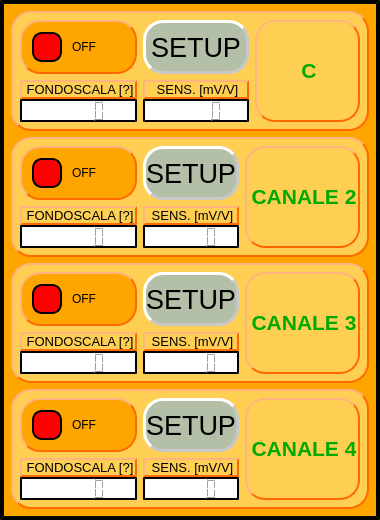
       <widget class="QWidget" name="Wid_L" native="true">
        <property name="styleSheet">
         <string notr="true">QWidget {
	background-color:orange; 
	border-style: outset;
    border-width: 4px;
    border-color: black;
}
</string>
        </property>
        <layout class="QVBoxLayout" name="verticalLayout">
         <item>
          <widget class="QWidget" name="widget_8" native="true">
           <property name="styleSheet">
            <string notr="true">QWidget {
	background-color:rgb(255, 207, 84); 
	border-style: outset;
    border-width: 2px;
    border-color: rgb(255, 106, 0);
	border-radius: 20px;
}</string>
           </property>
           <layout class="QGridLayout" name="gridLayout_40">
            <item row="0" column="2" rowspan="4">
             <layout class="QGridLayout" name="gridLayout_41">
              <item row="0" column="0">
               <widget class="QLabel" name="label_toggle_CHN_1">
                <property name="styleSheet">
                 <string notr="true">QLabel {
    border: 2px solid black;
    border-radius: 10px;
	background-color:rgb(255, 207, 84); 
	border-style: outset;
    border-width: 2px;
    border-color: rgb(255, 106, 0);
	border-radius: 20px;
}
QLabel{
	color: rgb(0,0,0);
}</string>
                </property>
                <property name="text">
                 <string>&lt;html&gt;&lt;head/&gt;&lt;body&gt;&lt;p align=&quot;center&quot;&gt;&lt;span style=&quot; font-size:16pt; font-weight:700; color:#00aa00;&quot;&gt;C&lt;/span&gt;&lt;/p&gt;&lt;/body&gt;&lt;/html&gt;</string>
                </property>
               </widget>
              </item>
             </layout>
            </item>
            <item row="0" column="1" rowspan="2">
             <layout class="QGridLayout" name="gridLayout_9">
              <item row="0" column="0" rowspan="2">
               <widget class="QPushButton" name="pushButton_setup_CH1">
                <property name="maximumSize">
                 <size>
                  <width>20000</width>
                  <height>20000</height>
                 </size>
                </property>
                <property name="font">
                 <font>
                  <pointsize>20</pointsize>
                  <italic>false</italic>
                  <bold>false</bold>
                  <underline>false</underline>
                 </font>
                </property>
                <property name="cursor">
                 <cursorShape>PointingHandCursor</cursorShape>
                </property>
                <property name="styleSheet">
                 <string notr="true">QPushButton {
	background-color:rgb(180, 191, 168); 
	border-style: outset;
    border-width: 3px;
    border-color:rgb(200, 200, 200);
	border-radius: 20px;
	color: rgb(0,0,0);
}

QPushButton::pressed{
	border-width: 3px;
	border-color: rgb(121, 121, 121);
	background-color:rgb(99, 99, 99);
	color: rgb(0, 0, 0);
}</string>
                </property>
                <property name="text">
                 <string>SETUP</string>
                </property>
               </widget>
              </item>
             </layout>
            </item>
            <item row="2" column="1" rowspan="2">
             <layout class="QGridLayout" name="gridLayout_42">
              <property name="verticalSpacing">
               <number>0</number>
              </property>
              <item row="2" column="0">
               <widget class="QLCDNumber" name="lcdNumber_CH1">
                <property name="styleSheet">
                 <string notr="true">QWidget {
	background-color:white; 
	border-style: outset;
    border-width: 2px;
    border-color: black;
}
QLCDNumber{
	color: rgb(0,0,0);
}
</string>
                </property>
               </widget>
              </item>
              <item row="1" column="0">
               <widget class="QLabel" name="label_sensCH1">
                <property name="styleSheet">
                 <string notr="true">QLabel{
	color: rgb(0,0,0);
}
</string>
                </property>
                <property name="text">
                 <string>&lt;html&gt;&lt;head/&gt;&lt;body&gt;&lt;p align=&quot;center&quot;&gt;&lt;span style=&quot; font-size:10pt;&quot;&gt;SENS. [mV/V]&lt;/span&gt;&lt;/p&gt;&lt;/body&gt;&lt;/html&gt;</string>
                </property>
                <property name="textFormat">
                 <enum>Qt::RichText</enum>
                </property>
               </widget>
              </item>
             </layout>
            </item>
            <item row="0" column="0" rowspan="2">
             <layout class="QGridLayout" name="gridLayout_43">
              <item row="0" column="0">
               <widget class="QCheckBox" name="checkBox_CH1">
                <property name="cursor">
                 <cursorShape>PointingHandCursor</cursorShape>
                </property>
                <property name="styleSheet">
                 <string notr="true">QCheckBox {
    spacing: 10px;
	color: rgb(0, 0, 0);
	Background-color:orange;
	padding: 10px;
	font: 700 12pt &quot;Segoe UI&quot;;
}

QCheckBox::indicator {
    width: 26px;
    height: 26px;
	Background-color: green;
	border-width: 2px;
    border-radius: 10px;
    border-color: black;
    border-style: outset;
}

QCheckBox::indicator:unchecked {
	width: 26px;
    height: 26px;
	Background-color:red;
	border-width: 2px;
    border-radius: 10px;
    border-color: black;
    border-style: outset;
}


</string>
                </property>
                <property name="text">
                 <string>OFF</string>
                </property>
               </widget>
              </item>
             </layout>
            </item>
            <item row="2" column="0" rowspan="2">
             <layout class="QGridLayout" name="gridLayout_44">
              <property name="verticalSpacing">
               <number>0</number>
              </property>
              <item row="0" column="0" colspan="2">
               <widget class="QLabel" name="label_CH1">
                <property name="styleSheet">
                 <string notr="true">QLabel{
	color: rgb(0,0,0);
}
</string>
                </property>
                <property name="text">
                 <string>&lt;html&gt;&lt;head/&gt;&lt;body&gt;&lt;p align=&quot;center&quot;&gt;&lt;span style=&quot; font-size:10pt;&quot;&gt;FONDOSCALA [?]&lt;/span&gt;&lt;/p&gt;&lt;/body&gt;&lt;/html&gt;</string>
                </property>
                <property name="textFormat">
                 <enum>Qt::RichText</enum>
                </property>
               </widget>
              </item>
              <item row="1" column="0" colspan="2">
               <widget class="QLCDNumber" name="lcdNumber_CH1_2">
                <property name="minimumSize">
                 <size>
                  <width>0</width>
                  <height>0</height>
                 </size>
                </property>
                <property name="styleSheet">
                 <string notr="true">QWidget {
	background-color:white; 
	border-style: outset;
    border-width: 2px;
    border-color: black;
}
QLCDNumber{
	color: rgb(0,0,0);
}
</string>
                </property>
               </widget>
              </item>
             </layout>
            </item>
           </layout>
          </widget>
         </item>
         <item>
          <widget class="QWidget" name="widget_7" native="true">
           <property name="styleSheet">
            <string notr="true">QWidget {
	background-color:rgb(255, 207, 84); 
	border-style: outset;
    border-width: 2px;
    border-color: rgb(255, 106, 0);
	border-radius: 20px;
}</string>
           </property>
           <layout class="QGridLayout" name="gridLayout_35">
            <item row="0" column="2" rowspan="4">
             <layout class="QGridLayout" name="gridLayout_36">
              <item row="0" column="0">
               <widget class="QLabel" name="label_toggle_CHN_2">
                <property name="styleSheet">
                 <string notr="true">QLabel {
    border: 2px solid black;
    border-radius: 10px;
	background-color:rgb(255, 207, 84); 
	border-style: outset;
    border-width: 2px;
    border-color: rgb(255, 106, 0);
	border-radius: 20px;
}
QLabel{
	color: rgb(0,0,0);
}</string>
                </property>
                <property name="text">
                 <string>&lt;html&gt;&lt;head/&gt;&lt;body&gt;&lt;p align=&quot;center&quot;&gt;&lt;span style=&quot; font-size:16pt; font-weight:700; color:#00aa00;&quot;&gt;CANALE 2&lt;/span&gt;&lt;/p&gt;&lt;/body&gt;&lt;/html&gt;</string>
                </property>
               </widget>
              </item>
             </layout>
            </item>
            <item row="0" column="1" rowspan="2">
             <layout class="QGridLayout" name="gridLayout_8">
              <item row="0" column="0" rowspan="2">
               <widget class="QPushButton" name="pushButton_setup_CH2">
                <property name="maximumSize">
                 <size>
                  <width>20000</width>
                  <height>20000</height>
                 </size>
                </property>
                <property name="font">
                 <font>
                  <pointsize>20</pointsize>
                  <italic>false</italic>
                  <bold>false</bold>
                  <underline>false</underline>
                 </font>
                </property>
                <property name="cursor">
                 <cursorShape>PointingHandCursor</cursorShape>
                </property>
                <property name="styleSheet">
                 <string notr="true">QWidget {
	background-color:rgb(180, 191, 168); 
	border-style: outset;
    border-width: 3px;
    border-color:rgb(200, 200, 200);
	border-radius: 20px;
}
QPushButton{
	color: rgb(0,0,0);
}
QPushButton::pressed{
	border-width: 3px;
	border-color: rgb(121, 121, 121);
	background-color:rgb(99, 99, 99);
	color: rgb(0, 0, 0);
}</string>
                </property>
                <property name="text">
                 <string>SETUP</string>
                </property>
               </widget>
              </item>
             </layout>
            </item>
            <item row="2" column="1" rowspan="2">
             <layout class="QGridLayout" name="gridLayout_37">
              <property name="verticalSpacing">
               <number>0</number>
              </property>
              <item row="2" column="0">
               <widget class="QLCDNumber" name="lcdNumber_CH2">
                <property name="styleSheet">
                 <string notr="true">QWidget {
	background-color:white; 
	border-style: outset;
    border-width: 2px;
    border-color: black;
}
QLCDNumber{
	color: rgb(0,0,0);
}
</string>
                </property>
               </widget>
              </item>
              <item row="1" column="0">
               <widget class="QLabel" name="label_CH2">
                <property name="styleSheet">
                 <string notr="true">QLabel{
	color: rgb(0,0,0);
}
</string>
                </property>
                <property name="text">
                 <string>&lt;html&gt;&lt;head/&gt;&lt;body&gt;&lt;p align=&quot;center&quot;&gt;&lt;span style=&quot; font-size:10pt;&quot;&gt;SENS. [mV/V]&lt;/span&gt;&lt;/p&gt;&lt;/body&gt;&lt;/html&gt;</string>
                </property>
                <property name="textFormat">
                 <enum>Qt::RichText</enum>
                </property>
               </widget>
              </item>
             </layout>
            </item>
            <item row="0" column="0" rowspan="2">
             <layout class="QGridLayout" name="gridLayout_38">
              <item row="0" column="0">
               <widget class="QCheckBox" name="checkBox_CH2">
                <property name="cursor">
                 <cursorShape>PointingHandCursor</cursorShape>
                </property>
                <property name="styleSheet">
                 <string notr="true">QCheckBox {
    spacing: 10px;
	color: rgb(0, 0, 0);
	Background-color:orange;
	padding: 10px;
	font: 700 12pt &quot;Segoe UI&quot;;
}

QCheckBox::indicator {
    width: 26px;
    height: 26px;
	Background-color: green;
	border-width: 2px;
    border-radius: 10px;
    border-color: black;
    border-style: outset;
}

QCheckBox::indicator:unchecked {
	width: 26px;
    height: 26px;
	Background-color: red;
	border-width: 2px;
    border-radius: 10px;
    border-color: black;
    border-style: outset;
}


</string>
                </property>
                <property name="text">
                 <string>OFF</string>
                </property>
               </widget>
              </item>
             </layout>
            </item>
            <item row="2" column="0" rowspan="2">
             <layout class="QGridLayout" name="gridLayout_39">
              <property name="verticalSpacing">
               <number>0</number>
              </property>
              <item row="0" column="0" colspan="2">
               <widget class="QLabel" name="label_CH2_2">
                <property name="styleSheet">
                 <string notr="true">QLabel{
	color: rgb(0,0,0);
}
</string>
                </property>
                <property name="text">
                 <string>&lt;html&gt;&lt;head/&gt;&lt;body&gt;&lt;p align=&quot;center&quot;&gt;&lt;span style=&quot; font-size:10pt;&quot;&gt;FONDOSCALA [?]&lt;/span&gt;&lt;/p&gt;&lt;/body&gt;&lt;/html&gt;</string>
                </property>
                <property name="textFormat">
                 <enum>Qt::RichText</enum>
                </property>
               </widget>
              </item>
              <item row="1" column="0" colspan="2">
               <widget class="QLCDNumber" name="lcdNumber_CH2_2">
                <property name="minimumSize">
                 <size>
                  <width>0</width>
                  <height>0</height>
                 </size>
                </property>
                <property name="styleSheet">
                 <string notr="true">QWidget {
	background-color:white; 
	border-style: outset;
    border-width: 2px;
    border-color: black;
}
QLCDNumber{
	color: rgb(0,0,0);
}
</string>
                </property>
               </widget>
              </item>
             </layout>
            </item>
           </layout>
          </widget>
         </item>
         <item>
          <widget class="QWidget" name="widget_6" native="true">
           <property name="styleSheet">
            <string notr="true">QWidget {
	background-color:rgb(255, 207, 84); 
	border-style: outset;
    border-width: 2px;
    border-color: rgb(255, 106, 0);
	border-radius: 20px;
}</string>
           </property>
           <layout class="QGridLayout" name="gridLayout_30">
            <item row="0" column="2" rowspan="4">
             <layout class="QGridLayout" name="gridLayout_31">
              <item row="0" column="0">
               <widget class="QLabel" name="label_toggle_CHN_3">
                <property name="styleSheet">
                 <string notr="true">QLabel {
    border: 2px solid black;
    border-radius: 10px;
	background-color:rgb(255, 207, 84); 
	border-style: outset;
    border-width: 2px;
    border-color: rgb(255, 106, 0);
	border-radius: 20px;
}
QLabel{
	color: rgb(0,0,0);
}</string>
                </property>
                <property name="text">
                 <string>&lt;html&gt;&lt;head/&gt;&lt;body&gt;&lt;p align=&quot;center&quot;&gt;&lt;span style=&quot; font-size:16pt; font-weight:700; color:#00aa00;&quot;&gt;CANALE 3&lt;/span&gt;&lt;/p&gt;&lt;/body&gt;&lt;/html&gt;</string>
                </property>
               </widget>
              </item>
             </layout>
            </item>
            <item row="0" column="1" rowspan="2">
             <layout class="QGridLayout" name="gridLayout_7">
              <item row="0" column="0" rowspan="2">
               <widget class="QPushButton" name="pushButton_setup_CH3">
                <property name="maximumSize">
                 <size>
                  <width>20000</width>
                  <height>20000</height>
                 </size>
                </property>
                <property name="font">
                 <font>
                  <pointsize>20</pointsize>
                  <italic>false</italic>
                  <bold>false</bold>
                  <underline>false</underline>
                 </font>
                </property>
                <property name="cursor">
                 <cursorShape>PointingHandCursor</cursorShape>
                </property>
                <property name="styleSheet">
                 <string notr="true">QWidget {
	background-color:rgb(180, 191, 168); 
	border-style: outset;
    border-width: 3px;
    border-color:rgb(200, 200, 200);
	border-radius: 20px;
}
QPushButton{
	color: rgb(0,0,0);
}
QPushButton::pressed{
	border-width: 3px;
	border-color: rgb(121, 121, 121);
	background-color:rgb(99, 99, 99);
	color: rgb(0, 0, 0);
}</string>
                </property>
                <property name="text">
                 <string>SETUP</string>
                </property>
               </widget>
              </item>
             </layout>
            </item>
            <item row="2" column="1" rowspan="2">
             <layout class="QGridLayout" name="gridLayout_32">
              <property name="verticalSpacing">
               <number>0</number>
              </property>
              <item row="2" column="0">
               <widget class="QLCDNumber" name="lcdNumber_CH3">
                <property name="styleSheet">
                 <string notr="true">QWidget {
	background-color:white; 
	border-style: outset;
    border-width: 2px;
    border-color: black;
}
QLCDNumber{
	color: rgb(0,0,0);
}
</string>
                </property>
               </widget>
              </item>
              <item row="1" column="0">
               <widget class="QLabel" name="label_CH3">
                <property name="styleSheet">
                 <string notr="true">QLabel{
	color: rgb(0,0,0);
}
</string>
                </property>
                <property name="text">
                 <string>&lt;html&gt;&lt;head/&gt;&lt;body&gt;&lt;p align=&quot;center&quot;&gt;&lt;span style=&quot; font-size:10pt;&quot;&gt;SENS. [mV/V]&lt;/span&gt;&lt;/p&gt;&lt;/body&gt;&lt;/html&gt;</string>
                </property>
                <property name="textFormat">
                 <enum>Qt::RichText</enum>
                </property>
               </widget>
              </item>
             </layout>
            </item>
            <item row="0" column="0" rowspan="2">
             <layout class="QGridLayout" name="gridLayout_33">
              <item row="0" column="0">
               <widget class="QCheckBox" name="checkBox_CH3">
                <property name="cursor">
                 <cursorShape>PointingHandCursor</cursorShape>
                </property>
                <property name="styleSheet">
                 <string notr="true">QCheckBox {
    spacing: 10px;
	color: rgb(0, 0, 0);
	Background-color:orange;
	padding: 10px;
	font: 700 12pt &quot;Segoe UI&quot;;
}

QCheckBox::indicator {
    width: 26px;
    height: 26px;
	Background-color: green;
	border-width: 2px;
    border-radius: 10px;
    border-color: black;
    border-style: outset;
}

QCheckBox::indicator:unchecked {
	width: 26px;
    height: 26px;
	Background-color: red;
	border-width: 2px;
    border-radius: 10px;
    border-color: black;
    border-style: outset;
}


</string>
                </property>
                <property name="text">
                 <string>OFF</string>
                </property>
               </widget>
              </item>
             </layout>
            </item>
            <item row="2" column="0" rowspan="2">
             <layout class="QGridLayout" name="gridLayout_34">
              <property name="verticalSpacing">
               <number>0</number>
              </property>
              <item row="0" column="0" colspan="2">
               <widget class="QLabel" name="label_CH3_2">
                <property name="styleSheet">
                 <string notr="true">QLabel{
	color: rgb(0,0,0);
}
</string>
                </property>
                <property name="text">
                 <string>&lt;html&gt;&lt;head/&gt;&lt;body&gt;&lt;p align=&quot;center&quot;&gt;&lt;span style=&quot; font-size:10pt;&quot;&gt;FONDOSCALA [?]&lt;/span&gt;&lt;/p&gt;&lt;/body&gt;&lt;/html&gt;</string>
                </property>
                <property name="textFormat">
                 <enum>Qt::RichText</enum>
                </property>
               </widget>
              </item>
              <item row="1" column="0" colspan="2">
               <widget class="QLCDNumber" name="lcdNumber_CH3_2">
                <property name="minimumSize">
                 <size>
                  <width>0</width>
                  <height>0</height>
                 </size>
                </property>
                <property name="styleSheet">
                 <string notr="true">QWidget {
	background-color:white; 
	border-style: outset;
    border-width: 2px;
    border-color: black;
}
QLCDNumber{
	color: rgb(0,0,0);
}
</string>
                </property>
               </widget>
              </item>
             </layout>
            </item>
           </layout>
          </widget>
         </item>
         <item>
          <widget class="QWidget" name="widget_5" native="true">
           <property name="styleSheet">
            <string notr="true">QWidget {
	background-color:rgb(255, 207, 84); 
	border-style: outset;
    border-width: 2px;
    border-color: rgb(255, 106, 0);
	border-radius: 20px;
}</string>
           </property>
           <layout class="QGridLayout" name="gridLayout_20">
            <item row="0" column="2" rowspan="4">
             <layout class="QGridLayout" name="gridLayout_21">
              <item row="0" column="0">
               <widget class="QLabel" name="label_toggle_CHN_4">
                <property name="styleSheet">
                 <string notr="true">QLabel {
    border: 2px solid black;
    border-radius: 10px;
	background-color:rgb(255, 207, 84); 
	border-style: outset;
    border-width: 2px;
    border-color: rgb(255, 106, 0);
	border-radius: 20px;
}
QLabel{
	color: rgb(0,0,0);
}</string>
                </property>
                <property name="text">
                 <string>&lt;html&gt;&lt;head/&gt;&lt;body&gt;&lt;p align=&quot;center&quot;&gt;&lt;span style=&quot; font-size:16pt; font-weight:700; color:#00aa00;&quot;&gt;CANALE 4&lt;/span&gt;&lt;/p&gt;&lt;/body&gt;&lt;/html&gt;</string>
                </property>
               </widget>
              </item>
             </layout>
            </item>
            <item row="0" column="1" rowspan="2">
             <layout class="QGridLayout" name="gridLayout_6">
              <item row="0" column="0" rowspan="2">
               <widget class="QPushButton" name="pushButton_setup_CH4">
                <property name="maximumSize">
                 <size>
                  <width>20000</width>
                  <height>20000</height>
                 </size>
                </property>
                <property name="font">
                 <font>
                  <pointsize>20</pointsize>
                  <italic>false</italic>
                  <bold>false</bold>
                  <underline>false</underline>
                 </font>
                </property>
                <property name="cursor">
                 <cursorShape>PointingHandCursor</cursorShape>
                </property>
                <property name="styleSheet">
                 <string notr="true">QWidget {
	background-color:rgb(180, 191, 168); 
	border-style: outset;
    border-width: 3px;
    border-color:rgb(200, 200, 200);
	border-radius: 20px;
}
QPushButton{
	color: rgb(0,0,0);
}
QPushButton::pressed{
	border-width: 3px;
	border-color: rgb(121, 121, 121);
	background-color:rgb(99, 99, 99);
	color: rgb(0, 0, 0);
}</string>
                </property>
                <property name="text">
                 <string>SETUP</string>
                </property>
               </widget>
              </item>
             </layout>
            </item>
            <item row="2" column="1" rowspan="2">
             <layout class="QGridLayout" name="gridLayout_22">
              <property name="verticalSpacing">
               <number>0</number>
              </property>
              <item row="2" column="0">
               <widget class="QLCDNumber" name="lcdNumber_CH4">
                <property name="styleSheet">
                 <string notr="true">QWidget {
	background-color:white; 
	border-style: outset;
    border-width: 2px;
    border-color: black;
}
QLCDNumber{
	color: rgb(0,0,0);
}
</string>
                </property>
               </widget>
              </item>
              <item row="1" column="0">
               <widget class="QLabel" name="label_CH4_2">
                <property name="styleSheet">
                 <string notr="true">QLabel{
	color: rgb(0,0,0);
}
</string>
                </property>
                <property name="text">
                 <string>&lt;html&gt;&lt;head/&gt;&lt;body&gt;&lt;p align=&quot;center&quot;&gt;&lt;span style=&quot; font-size:10pt;&quot;&gt;SENS. [mV/V]&lt;/span&gt;&lt;/p&gt;&lt;/body&gt;&lt;/html&gt;</string>
                </property>
                <property name="textFormat">
                 <enum>Qt::RichText</enum>
                </property>
               </widget>
              </item>
             </layout>
            </item>
            <item row="0" column="0" rowspan="2">
             <layout class="QGridLayout" name="gridLayout_23">
              <item row="0" column="0">
               <widget class="QCheckBox" name="checkBox_CH4">
                <property name="cursor">
                 <cursorShape>PointingHandCursor</cursorShape>
                </property>
                <property name="styleSheet">
                 <string notr="true">QCheckBox {
    spacing: 10px;
	color: rgb(0, 0, 0);
	Background-color:orange;
	padding: 10px;
	font: 700 12pt &quot;Segoe UI&quot;;
}

QCheckBox::indicator {
    width: 26px;
    height: 26px;
	Background-color: green;
	border-width: 2px;
    border-radius: 10px;
    border-color: black;
    border-style: outset;
}

QCheckBox::indicator:unchecked {
	width: 26px;
    height: 26px;
	Background-color: red;
	border-width: 2px;
    border-radius: 10px;
    border-color: black;
    border-style: outset;
}


</string>
                </property>
                <property name="text">
                 <string>OFF</string>
                </property>
               </widget>
              </item>
             </layout>
            </item>
            <item row="2" column="0" rowspan="2">
             <layout class="QGridLayout" name="gridLayout_24">
              <property name="verticalSpacing">
               <number>0</number>
              </property>
              <item row="0" column="0" colspan="2">
               <widget class="QLabel" name="label_CH4">
                <property name="styleSheet">
                 <string notr="true">QLabel{
	color: rgb(0,0,0);
}
</string>
                </property>
                <property name="text">
                 <string>&lt;html&gt;&lt;head/&gt;&lt;body&gt;&lt;p align=&quot;center&quot;&gt;&lt;span style=&quot; font-size:10pt;&quot;&gt;FONDOSCALA [?]&lt;/span&gt;&lt;/p&gt;&lt;/body&gt;&lt;/html&gt;</string>
                </property>
                <property name="textFormat">
                 <enum>Qt::RichText</enum>
                </property>
               </widget>
              </item>
              <item row="1" column="0" colspan="2">
               <widget class="QLCDNumber" name="lcdNumber_CH4_2">
                <property name="minimumSize">
                 <size>
                  <width>0</width>
                  <height>0</height>
                 </size>
                </property>
                <property name="styleSheet">
                 <string notr="true">QWidget {
	background-color:white; 
	border-style: outset;
    border-width: 2px;
    border-color: black;
}
QLCDNumber{
	color: rgb(0,0,0);
}
</string>
                </property>
               </widget>
              </item>
             </layout>
            </item>
           </layout>
          </widget>
         </item>
        </layout>
       </widget>
